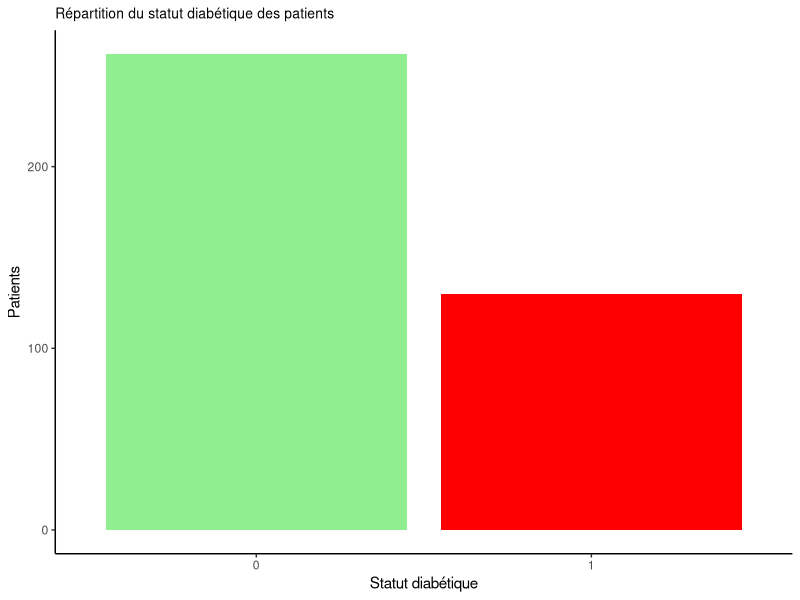
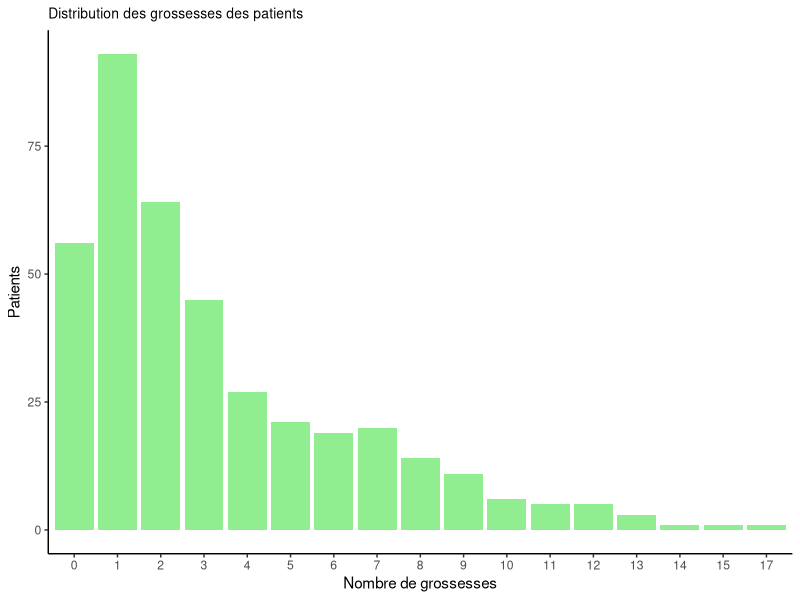
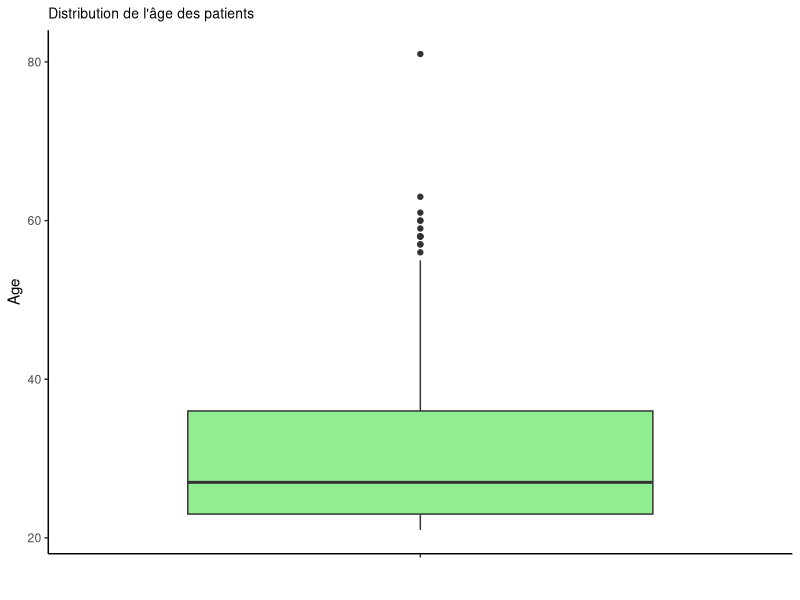
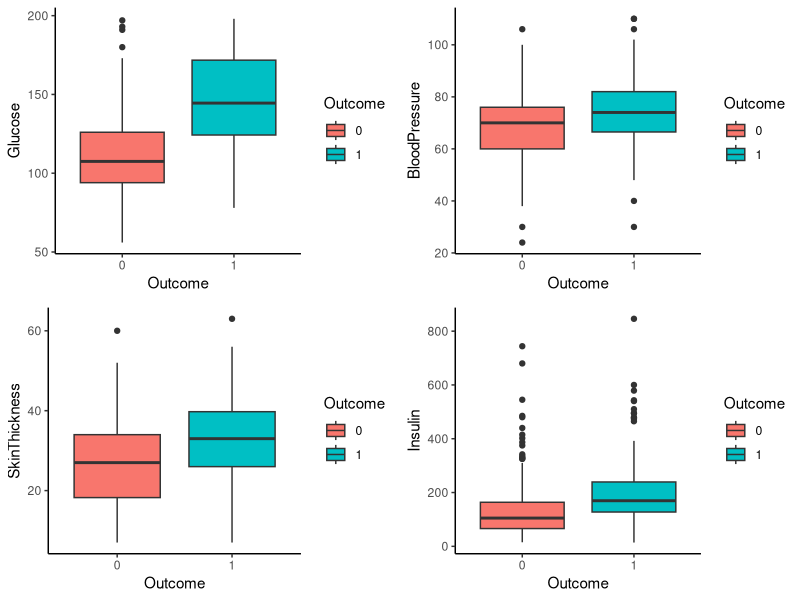
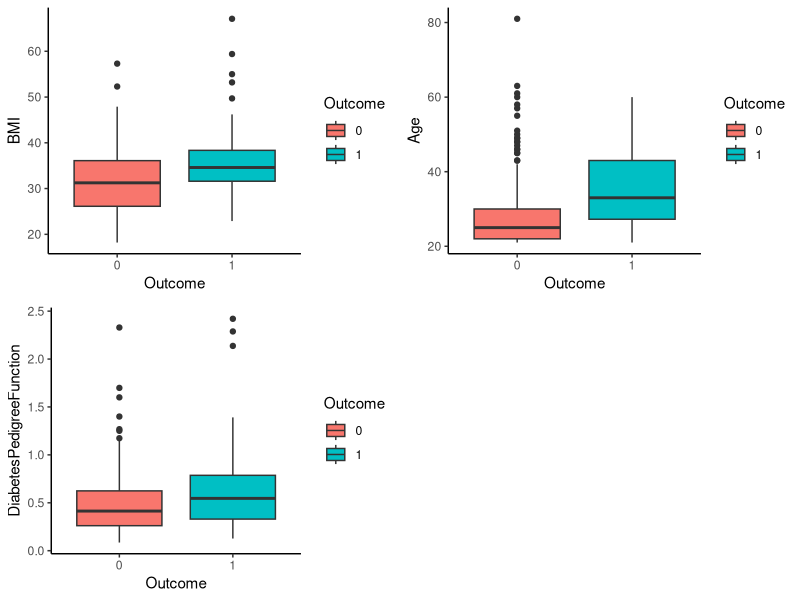
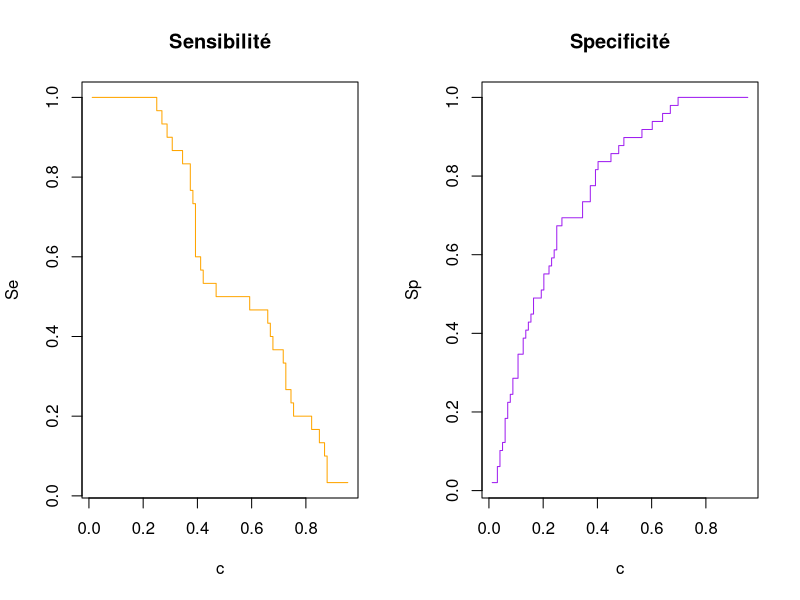
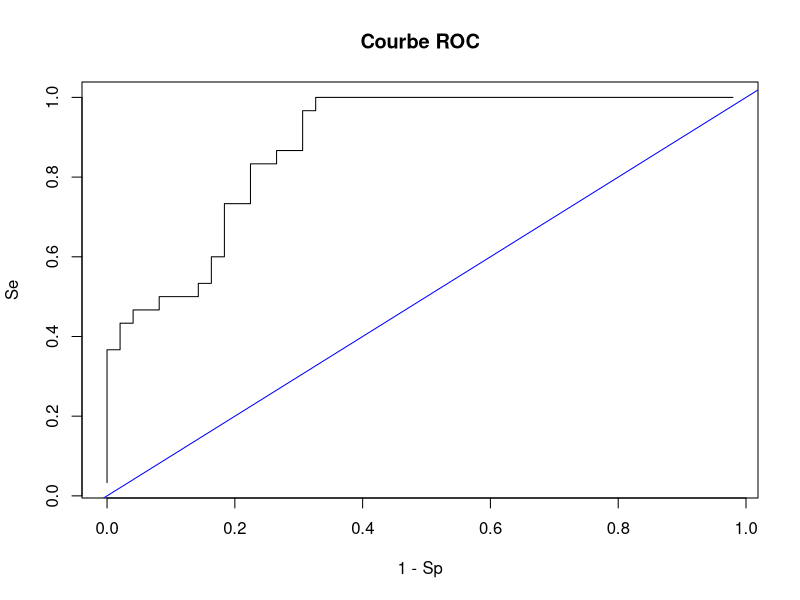

Write the R code that produced these figures, in order.
## ---- chunk 1
# Import library ---------------
library(ggplot2)
library(gridExtra)
library(class)

# Import data ---------------
diabetes <- read.csv("data_blog/diabetes.csv")

diabetes$Outcome <- as.factor(diabetes$Outcome)
## ---- chunk 2
head(diabetes)
## ---- chunk 3
# Suppression des 0
diabetes <- diabetes[diabetes$SkinThickness!=0,]
diabetes <- diabetes[diabetes$Insulin!=0,]
diabetes <- diabetes[diabetes$Glucose!=0,]
diabetes <- diabetes[diabetes$BloodPressure!=0,]
diabetes <- diabetes[diabetes$BMI!=0,] 
## ---- chunk 4
summary(diabetes)
## ---- chunk 5
ggplot(as.data.frame(table(diabetes$Outcome)), aes(x = Var1, y = Freq, fill = Var1)) +
  geom_bar(stat = "identity", show.legend = FALSE) +
  scale_fill_manual(values = c("lightgreen", "red")) +
  labs(
    x = "Statut diabétique",
    y = "Patients",
    title = "Répartition du statut diabétique des patients"
  ) +
  theme_classic() +
  theme(plot.title = element_text(size = 10))
## ---- chunk 6
ggplot(as.data.frame(table(as.factor(diabetes$Pregnancies))), aes(x = Var1, y = Freq)) +
  geom_bar(stat = "identity", fill = "lightgreen", show.legend = FALSE) +
  labs(
    x = "Nombre de grossesses",
    y = "Patients",
    title = "Distribution des grossesses des patients"
  ) +
  theme_classic() +
  theme(plot.title = element_text(size = 10))
## ---- chunk 7
ggplot(diabetes) +
  aes(x = "", y = Age) +
  geom_boxplot(fill = "lightgreen") +
  labs(x = " ", title = "Distribution de l'âge des patients") +
  theme_classic() +
  theme(plot.title = element_text(size = 10))
## ---- chunk 8
cor(diabetes[,c(-1,-9)])
## ---- chunk 9
p1 <- ggplot(diabetes) +
  aes(x = Outcome, y = Glucose, fill = Outcome) +
  geom_boxplot() +
  scale_fill_hue(direction = 1) +
  theme_classic()

p2 <- ggplot(diabetes) +
  aes(x = Outcome, y = BloodPressure, fill = Outcome) +
  geom_boxplot() +
  scale_fill_hue(direction = 1) +
  theme_classic()

p3 <- ggplot(diabetes) +
  aes(x = Outcome, y = SkinThickness, fill = Outcome) +
  geom_boxplot() +
  scale_fill_hue(direction = 1) +
  theme_classic()

p4 <- ggplot(diabetes) +
  aes(x = Outcome, y = Insulin, fill = Outcome) +
  geom_boxplot() +
  scale_fill_hue(direction = 1) +
  theme_classic()

p5 <- ggplot(diabetes) +
  aes(x = Outcome, y = BMI, fill = Outcome) +
  geom_boxplot() +
  scale_fill_hue(direction = 1) +
  theme_classic()

p6 <- ggplot(diabetes) +
  aes(x = Outcome, y = Age, fill = Outcome) +
  geom_boxplot() +
  scale_fill_hue(direction = 1) +
  theme_classic()

p7 <- ggplot(diabetes) +
  aes(x = Outcome, y = DiabetesPedigreeFunction, fill = Outcome) +
  geom_boxplot() +
  scale_fill_hue(direction = 1) +
  theme_classic()


grid.arrange(p1, p2, p3, p4, ncol = 2)
grid.arrange(p5, p6, p7,  ncol = 2)
## ---- chunk 10
model_complet <- glm(Outcome~., family = "binomial", data = diabetes)
summary(model_complet)
## ---- chunk 11
# Permet la realisation de tableau
library(knitr)

kable(exp(model_complet$coefficients[-1]), col.names = c("Variable", "Odd-ratios"))
kable(exp(confint(model_complet)[-1, ]), col.names = c("Variable", "IC_inf", "IC_sup"))
## ---- chunk 12
score <- exp(model_complet$coefficients[1]+
             160*model_complet$coefficients[3]+
             60*model_complet$coefficients[7]+
             1.5*model_complet$coefficients[8])
exp(score)/(1+exp(score))
## ---- chunk 13
score <- exp(model_complet$coefficients[1]+
             160*model_complet$coefficients[3]+
             30*model_complet$coefficients[7]+
             1.5*model_complet$coefficients[8])
exp(score)/(1+exp(score))
## ---- chunk 14
model_final <- step(model_complet)
## ---- chunk 15
summary(model_final)
## ---- chunk 16
kable(exp(model_final$coefficients[-1]), col.names = c("Variable", "Odd-ratios"))
kable(exp(confint(model_final)[-1, ]), col.names = c("Variable", "IC_inf", "IC_sup"))
## ---- chunk 17
# On fixe la graine (resultat reproductible)
set.seed(75016)

# Nombres d'observations dans notre jeu de donnees
n <- nrow(diabetes)

# Nombres d'observations a selectionne dans l'echant d'apprentissage
N <- floor(n*0.8)

# Selection des individus aleatoirement
idx <- sample(n, N, replace = F)

# Echantillon d'apprentissage (80%)
dataL <- diabetes[idx,]

# Echantillon de test (20%)
dataV <- diabetes[-c(idx),]
## ---- chunk 18
# Entrainement du meilleur modele sur echantillon d'apprentissage (DataL)
model_final_train <- glm(Outcome ~ Pregnancies + Glucose + BMI + DiabetesPedigreeFunction + Age , data = dataL, family = "binomial")

# Prediction de la probabilite d'etre diabetique sur echantillon de test (DataV)
prediction_modele <- predict(model_final_train,dataV, type = "response")
## ---- chunk 19
# Regle de classification
prediction_regle <- ifelse(prediction_modele >= 0.5, 1,0)

erreur <- mean(prediction_regle != dataV$Outcome)
paste0("Le taux d'erreur moyen est de ", round(erreur,3)*100," %")
## ---- chunk 20
prediction_knn <- knn(train = dataL[,-9], test = dataV[,-9], cl = dataL[,9], k = 19, prob = F)
# resultat des k plus proches voisins
prediction_knn
## ---- chunk 21
erreur_knn <- mean(prediction_knn != dataV[,9])
paste0("Le taux d'erreur moyen est de ", round(erreur_knn,3)*100, " %")
## ---- chunk 22
# Evaluation de 100 seuils differents
l <- 100

# Predicition
preds <- predict(model_final_train, dataV, type = "response")

# Sequence de seuils
c <- seq(1.001 * min(preds), 0.999 * max(preds), length.out = l)

# Initialisation des vecteurs sensibilite et specificite
Se <- rep(NA,l)
Sp <- rep(NA,l)

for (j in 1:l) {
  mod.final.classif <- (preds >= c[j])  # Classe (TRUE ou FALSE) de la prédiction
  pt <- table(mod.final.classif, dataV$Outcome)  # Comparaison des classes prédites
  
  if (nrow(pt) >= 2 && ncol(pt) >= 2) {

    Se[j] <- prop.table(pt, margin=2)[2, 2]  # Sensibilité
    Sp[j] <- prop.table(pt, margin=2)[1, 1]  # Spécificité
  } else {

    Se[j] <- NA
    Sp[j] <- NA
  }
}

par(mfrow=c(1,2))
plot(c,Se,main="Sensibilité",type='s', col = "orange")
plot(c,Sp,main="Specificité",type='s', col = "purple")
## ---- chunk 23
par(mfrow=c(1,1))
plot(1-Sp,Se,type='s',main="Courbe ROC")
abline(0,1,col='blue')
